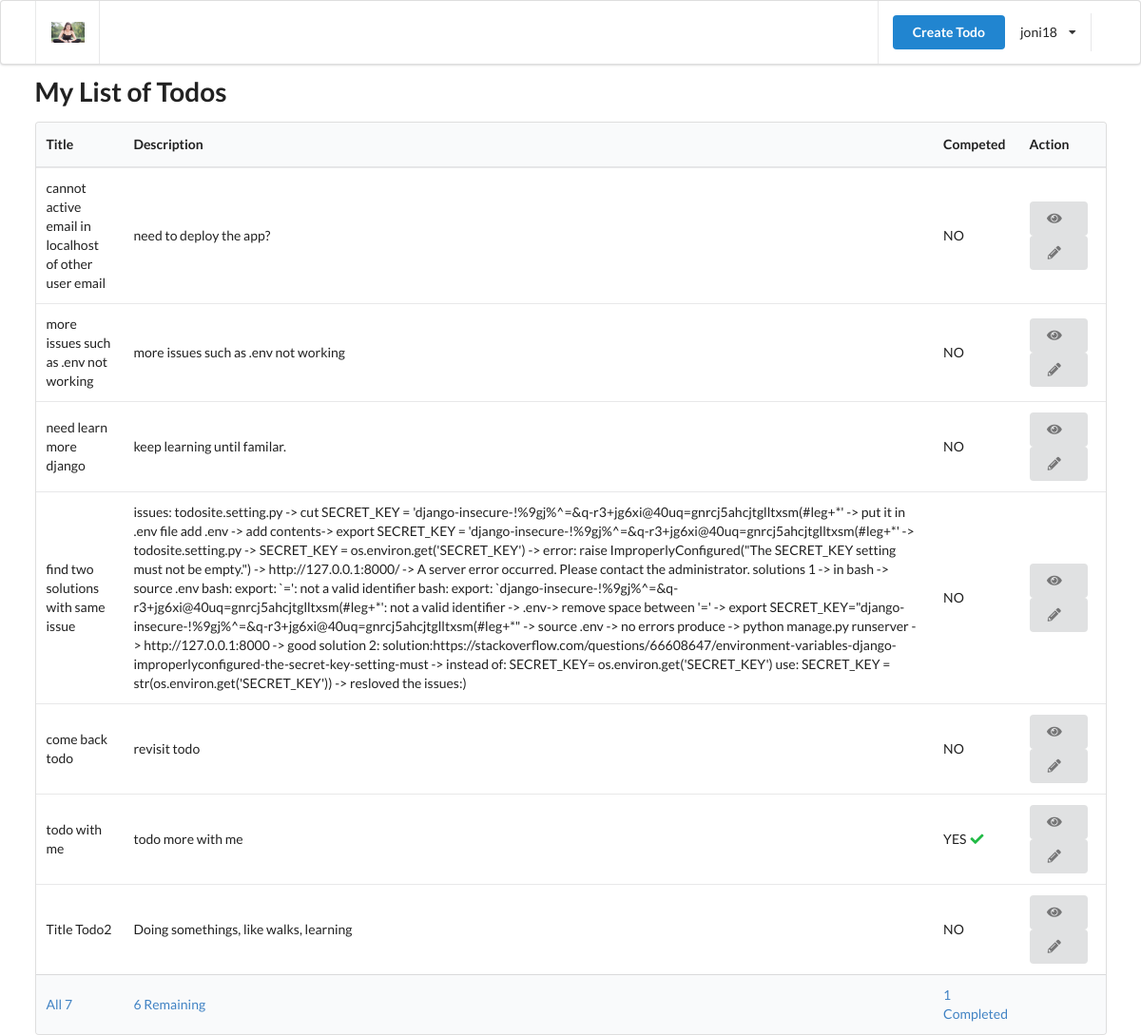
Screenshot of / (signed in) with the database file from the repository.
### authentication/models.py (models this page shows, shortened)
class User(AbstractUser):
    is_email_verified = models.BooleanField(default=False)

### todo/models.py (models this page shows, shortened)
class Todo(TrackingModel):
    title = models.CharField(max_length=255)
    description = models.TextField()
    is_completed = models.BooleanField(default=False)
    owner = models.ForeignKey(to=User, on_delete=models.CASCADE)

### todo/views.py (the view)
# urls.py: path('', views.index, name='home'),
@login_required
def index(request):
    todos = Todo.objects.filter(owner=request.user)
    completed_count = todos.filter(is_completed=True).count()
    incomplete_count = todos.filter(is_completed=False).count()
    all_count = todos.count()
    context = {'todos': get_showing_todos(request, todos),
               'all_count': all_count,
               'completed_count': completed_count,
               'incomplete_count': incomplete_count
               }
    return render(request, 'todo/index.html', context)

### todo/views.py (called while the page is built)
def get_showing_todos(request, todos):
    if request.GET and request.GET.get('filter'):
        if request.GET.get('filter') == 'completed':
            return todos.filter(is_completed=True)
        if request.GET.get('filter') == 'incomplete':
            return todos.filter(is_completed=False)
    return todos

### templates/todo/index.html (shortened to what this page needs)
{% extends '_partials/base.html' %}
{% load static %}
{% block content%}
    <h1 class="ui header">My List of Todos</h1>
{% if todos %}
<table class="ui table">
    <thead>
        <tr>
            <th>Title</th>
            <th>Description</th>
            <th>Competed</th>
            <th>Action</th>
        </tr>
    </thead>
    <tr>
        <tbody>
            {% for todo in todos %}
            <tr>
                <td>{{todo.title}}</td>
                <td>{{todo.description}}</td>
                <td>
                    {% if todo.is_completed %}
                    YES <i class="check icon green"></i>
                    {% else %}
                    NO
                    {% endif %}
                </td>
                <td>
                    <a href={% url 'todo' todo.pk %} class="ui button">
                        <i class="eye icon"></i>
                    </a>
                    <a href={% url 'todo-edit' todo.pk %} class="ui button">
                        <i class="pencil icon"></i>
                    </a>
                </td>
            </tr>
            {% endfor %}
        </tbody>
        <tfoot>
            <tr>
                <th>
                    <a href="?filter=all">All {{all_count}}</a>
                </th>
                <th>
                    <a href="?filter=incomplete">{{incomplete_count}} Remaining</a>
                </th>
                <th>
                    <a href="?filter=completed">{{completed_count}} Completed</a>
                </th>
                <th></th>
            </tr>
        </tfoot>
    </tr>
</table>
{% endif %}
{% endblock content%}

### templates/_partials/base.html (shortened to what this page needs)
<!doctype html>
<html lang="en">
<head>
    <link rel="stylesheet" href="https://cdnjs.cloudflare.com/ajax/libs/semantic-ui/2.5.0/semantic.min.css" />
</head>
<body>
<div>
    {% include '_partials/header.html' %}
    <div class="ui container">
        {% block content%}
        {% endblock content%}
    </div>
</div>
</body>
</html>

### templates/_partials/header.html (shortened to what this page needs)
{%load static %}
<div class="ui menu">
  <div class="ui container">
    <a href={% url 'home' %} class="header item">
      <img class="logo"  src= {% static 'img/helth_logo.png' %} />
    </a>
    <div class="right item">
        {% if request.user.is_authenticated %}
      <a href={% url 'create-todo' %} class="ui primary button">Create Todo</a>
      <div class="ui simple dropdown item">
        {{request.user.username}} <i class="dropdown icon"></i>
      </div>
        {% endif %}
    </div>
  </div>
</div>

### rows the page displays
User: user.username "joni18"
Todo: title "cannot active email in localhost of other user email", description "need to deploy the app?", is_completed "NO"
Todo: title "more issues such as .env not working", description "more issues such as .env not working", is_completed "NO"
Todo: title "need learn more django", description "keep learning until familar.", is_completed "NO"
Todo: title "find two solutions with same issue", description "issues: todosite.setting.py -> cut SECRET_KEY = 'django-insecure-!%9gj%^=&q-r3+jg6xi@40uq=gnrcj5ahcjtglltxsm(#leg+*' -> put it in .env file add .env -> add contents-> export SECRET_KEY = 'django-insecure-!%9gj%^=&q-r3+jg6xi@40uq=gnrcj5ahcjtglltxsm(#leg+*' -> todosite.setting.py -> SECRET_KEY = os.environ.get('SECRET_KEY') -> error: raise ImproperlyConfigured(\"The SECRET_KEY setting must not be empty.\") -> http://127.0.0.1:8000/ -> A server error occurred. Please contact the administrator. solutions 1 -> in bash -> source .env bash: export: `=': not a valid identifier bash: export: `django-insecure-!%9gj%^=&q-r3+jg6xi@40uq=gnrcj5ahcjtglltxsm(#leg+*': not a valid identifier -> .env-> remove…", is_completed "NO"
Todo: title "come back todo", description "revisit todo", is_completed "NO"
Todo: title "todo with me", description "todo more with me", is_completed "YES"
Todo: title "Title Todo2", description "Doing somethings, like walks, learning", is_completed "NO"

### other values shown
{{ all_count }} "7"
{{ incomplete_count }} "6"
{{ completed_count }} "1"
